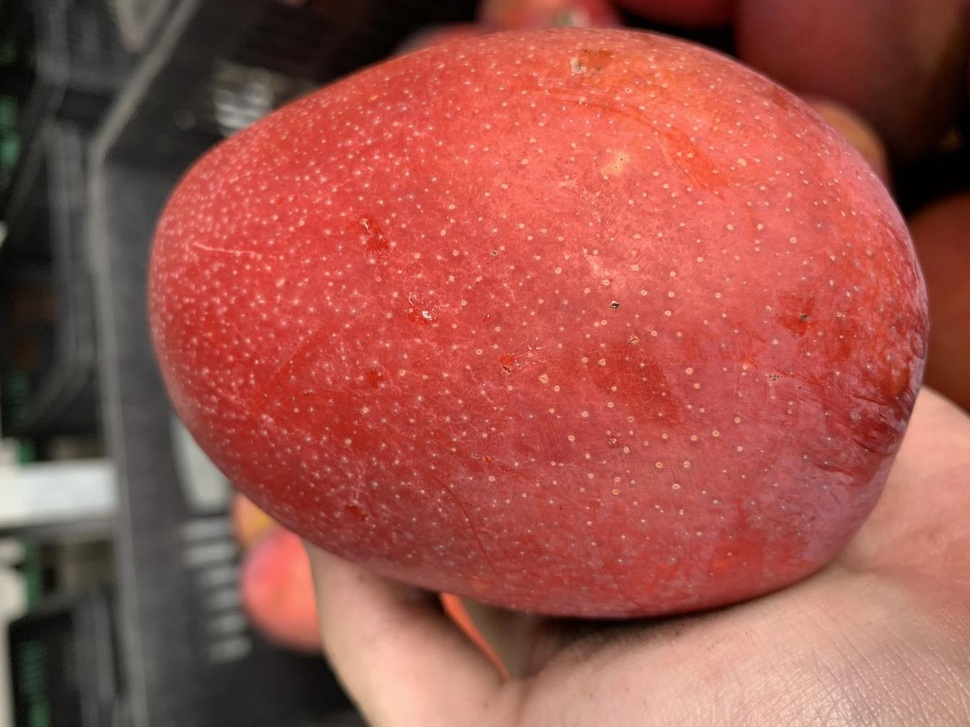
#> input picture CNN/AIMongo/G-Plant2_0616_98.jpg, 970 x 727 px, shrunk from 1344 x 1008 before the run, found by its file name
$ python mongo2.py
#> lines starting #> are read from the running program, lines starting #| are printed output that depends on the picture
# -*- coding: utf-8 -*-
"""
Created on Thu Nov  8 20:50:21 2018

@author: 李立宗 lilizong@gmail.com
"""

import cv2
o=cv2.imread("G-Plant2_0616_98.jpg",cv2.IMREAD_GRAYSCALE)
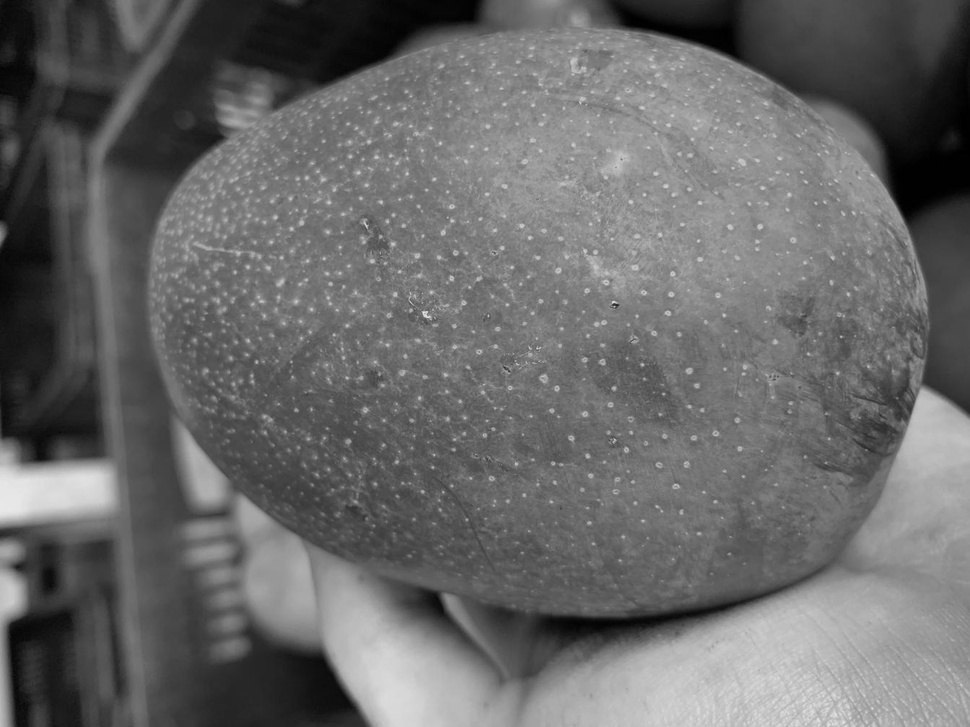
#> o: shape (727, 970); min 0, max 235, mean 104.9
r1=cv2.Canny(o,128,200)
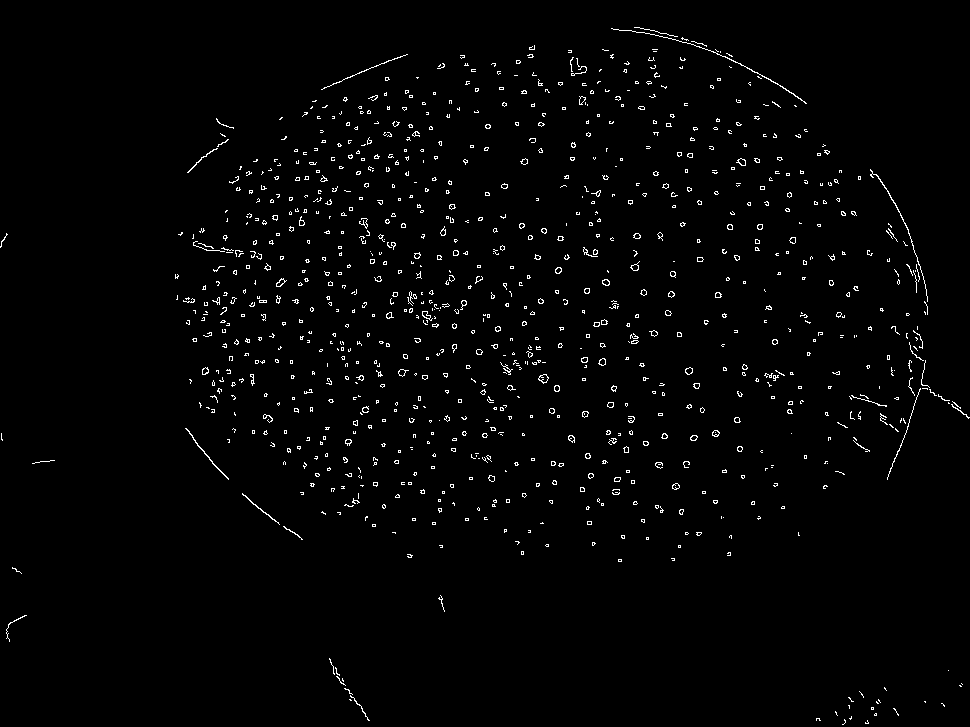
#> r1: shape (727, 970); 1.7% white in thin lines or dots
r2=cv2.Canny(o,32,128)
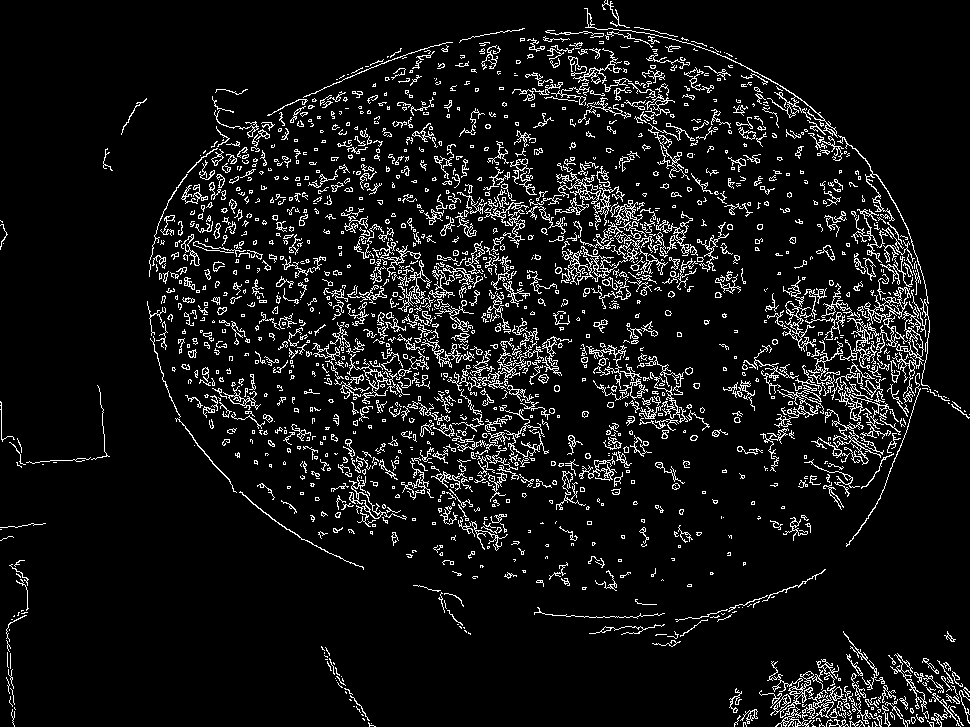
#> r2: shape (727, 970); 8% white in thin lines or dots
cv2.imshow("original",o)
cv2.imshow("result1",r1)
cv2.imshow("result2",r2)
cv2.waitKey()
cv2.destroyAllWindows()
